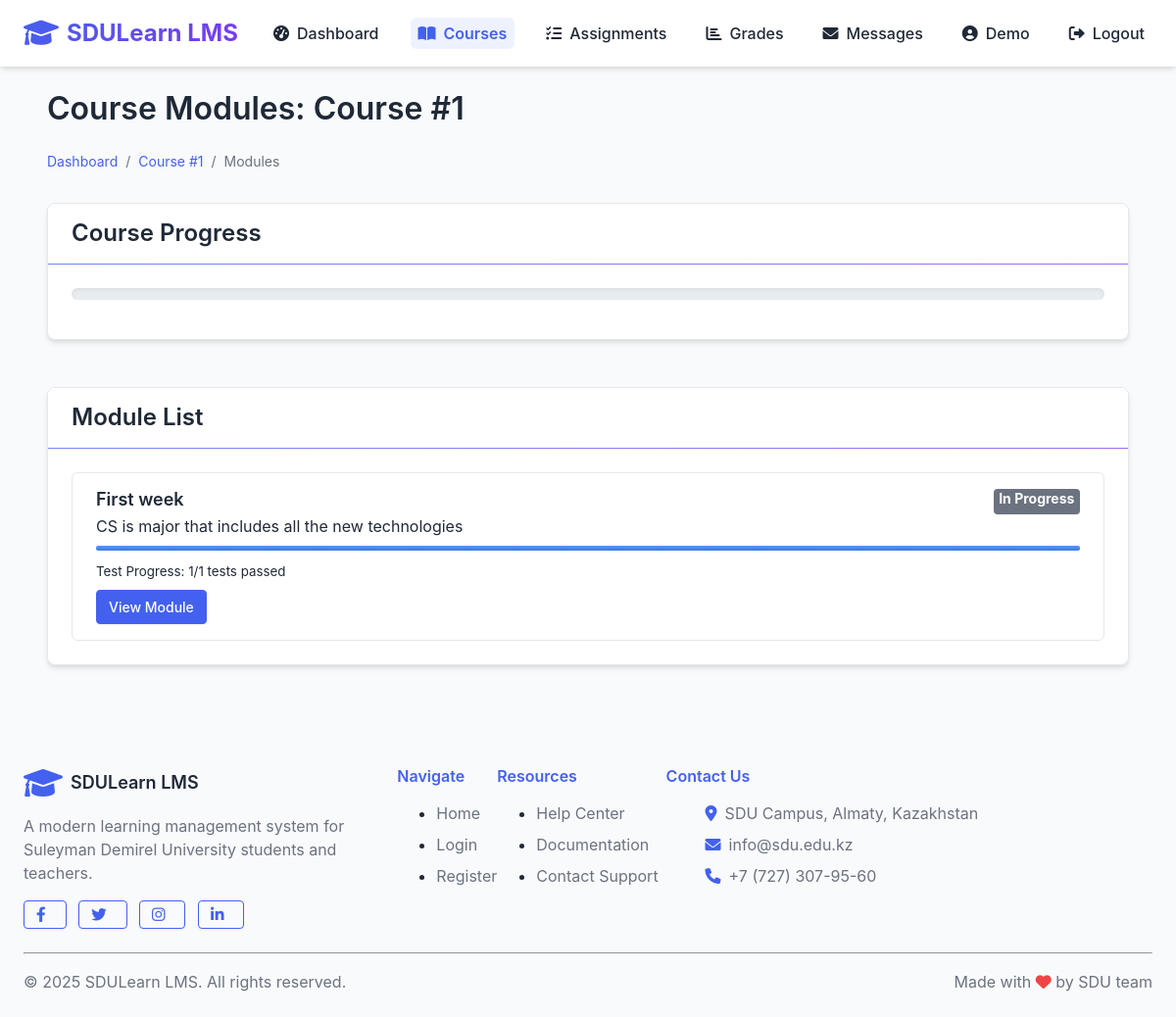
Screenshot of /student/courses/1/modules (signed in) with the database file from the repository.
### lms/models/user.py (models this page shows, shortened)
class User(db.Model, UserMixin):
    __tablename__ = 'users'
    id = db.Column(db.Integer, primary_key=True)
    first_name = db.Column(db.String(50), nullable=False)
    last_name = db.Column(db.String(50), nullable=False)
    email = db.Column(db.String(120), unique=True, nullable=False)
    password_hash = db.Column(db.String(256), nullable=False)
    role_id = db.Column(db.Integer, db.ForeignKey('roles.id'), nullable=False)
    is_active = db.Column(db.Boolean, default=True)
    created_at = db.Column(db.DateTime, default=datetime.utcnow)
    updated_at = db.Column(db.DateTime, default=datetime.utcnow, onupdate=datetime.utcnow)
    certificate_path = db.Column(db.String(255), nullable=True, default=None)
    certificate_verified = db.Column(db.Boolean, nullable=True, default=False)
    certificate_submitted_at = db.Column(db.DateTime, nullable=True, default=None)
    created_courses = db.relationship('Course', backref='teacher', lazy='dynamic')
    enrollments = db.relationship('Enrollment', back_populates='student', lazy='dynamic')
    submissions = db.relationship('Submission', back_populates='student', lazy='dynamic')
    @property
    def password(self):
        raise AttributeError('Password is not a readable attribute')
    def is_admin(self):
        return self.role.name == 'admin'
    def is_teacher(self):
        return self.role.name == 'teacher'
    def is_student(self):
        return self.role.name == 'student'

### lms/models/course.py (models this page shows, shortened)
class Course(db.Model):
    __tablename__ = 'courses'
    id = db.Column(db.Integer, primary_key=True)
    title = db.Column(db.String(100), nullable=False)
    description = db.Column(db.Text)
    category_id = db.Column(db.Integer, db.ForeignKey('categories.id'))
    teacher_id = db.Column(db.Integer, db.ForeignKey('users.id'), nullable=False)
    image_path = db.Column(db.String(255))
    is_active = db.Column(db.Boolean, default=True)  # New field for course activation status
    is_approved = db.Column(db.Boolean, default=False)  # Field for admin approval status
    created_at = db.Column(db.DateTime, default=datetime.utcnow)
    materials = db.relationship('Material', backref='course', lazy='dynamic', cascade="all, delete-orphan")
    assignments = db.relationship('Assignment', backref='course', lazy='dynamic', cascade="all, delete-orphan")
    enrollments = db.relationship('Enrollment', back_populates='course', lazy='dynamic', cascade="all, delete-orphan")
    modules = db.relationship('Module', backref='course', lazy='dynamic', cascade="all, delete-orphan")

class Module(db.Model):
    __tablename__ = 'modules'
    id = db.Column(db.Integer, primary_key=True)
    title = db.Column(db.String(100), nullable=False)
    description = db.Column(db.Text)
    order = db.Column(db.Integer, default=0)  # For ordering modules in a course
    course_id = db.Column(db.Integer, db.ForeignKey('courses.id'), nullable=False)
    created_at = db.Column(db.DateTime, default=datetime.utcnow)
    materials = db.relationship('Material', backref='module', lazy='dynamic', cascade="all, delete-orphan")
    tests = db.relationship('Test', backref='module', lazy='dynamic', cascade="all, delete-orphan")

### lms/routes/student.py (the view)
@student_bp.route('/courses/<int:course_id>/modules')
@login_required
@student_required
def view_course_modules(course_id):
    course = Course.query.get_or_404(course_id)
    enrollment = Enrollment.query.filter_by(
        student_id=current_user.id,
        course_id=course.id
    ).first()
    if not enrollment:
        flash('You must be enrolled in this course to view modules.', 'danger')
        return redirect(url_for('student.browse_courses'))
    modules = Module.query.filter_by(course_id=course.id).order_by(Module.order).all()
    module_data = []
    for module in modules:
        progress = ModuleProgress.query.filter_by(
            student_id=current_user.id,
            module_id=module.id
        ).first()
        test_count = Test.query.filter_by(module_id=module.id).count()
        passed_tests = 0
        tests = Test.query.filter_by(module_id=module.id).all()
        for test in tests:
            best_attempt = TestAttempt.query.filter_by(
                test_id=test.id,
                student_id=current_user.id,
                passed=True
            ).first()
            if best_attempt:
                passed_tests += 1
        test_completion = 0
        if test_count > 0:
            test_completion = (passed_tests / test_count) * 100
        module_data.append({
            'module': module,
            'completed': progress.completed if progress else False,
            'test_count': test_count,
            'passed_tests': passed_tests,
            'test_completion': test_completion
        })
    return render_template('student/view_course_modules.html',
                          course=course,
                          module_data=module_data,
                          enrollment=enrollment)

### app.py (called while the page is built)
@login_manager.user_loader
def load_user(user_id):
    return User.query.get(int(user_id))

### lms/routes/student.py (called while the page is built)
def student_required(f):
    @wraps(f)
    def decorated_function(*args, **kwargs):
        if not current_user.is_authenticated or not current_user.is_student():
            flash('You do not have permission to access this page.', 'danger')
            return redirect(url_for('auth.login'))
        return f(*args, **kwargs)
    return decorated_function

### lms/templates/student/view_course_modules.html (shortened to what this page needs)
{% extends 'base.html' %}
{% block content %}
<div class="container">
    <div class="row mb-4">
        <div class="col">
            <h1>Course Modules: {{ course.title }}</h1>
            <nav aria-label="breadcrumb">
                <ol class="breadcrumb">
                    <li class="breadcrumb-item"><a href="{{ url_for('student.dashboard') }}">Dashboard</a></li>
                    <li class="breadcrumb-item"><a href="{{ url_for('student.view_course', course_id=course.id) }}">{{ course.title }}</a></li>
                    <li class="breadcrumb-item active">Modules</li>
                </ol>
            </nav>
            <div class="card mb-4">
                <div class="card-header">
                    <h3>Course Progress</h3>
                </div>
                <div class="card-body">
                    <div class="progress mb-3">
                        {% set total_modules = module_data|length %}
                        {% set completed_modules = module_data|selectattr('completed')|list|length %}
                        {% set progress = (completed_modules / total_modules * 100) if total_modules > 0 else 0 %}
                    </div>
                </div>
            </div>
        </div>
    </div>
    <div class="row">
        <div class="col-md-12">
            <div class="card">
                <div class="card-header">
                    <h3>Module List</h3>
                </div>
                <div class="card-body">
                    {% if module_data %}
                        <div class="list-group">
                            {% for data in module_data %}
                                <div class="list-group-item">
                                    <div class="d-flex w-100 justify-content-between">
                                        <h5 class="mb-1">{{ data.module.title }}</h5>
                                        {% if data.completed %}
                                            <span class="badge badge-success">Completed</span>
                                        {% else %}
                                            <span class="badge badge-secondary">In Progress</span>
                                        {% endif %}
                                    </div>
                                    <p class="mb-1">{{ data.module.description|truncate(200) }}</p>
                                    <div class="progress mt-2 mb-2" style="height: 5px;">
                                        <div class="progress-bar bg-info" role="progressbar"
                                             style="width: {{ data.test_completion }}%"
                                             aria-valuenow="{{ data.test_completion }}"
                                             aria-valuemin="0" aria-valuemax="100"></div>
                                    </div>
                                    <small>
                                        Test Progress: {{ data.passed_tests }}/{{ data.test_count }} tests passed
                                    </small>
                                    <div class="mt-2">
                                        <a href="{{ url_for('student.view_module', module_id=data.module.id) }}" class="btn btn-sm btn-primary">View Module</a>
                                    </div>
                                </div>
                            {% endfor %}
                        </div>
                    {% else %}
                        <div class="alert alert-info">This course doesn't have any modules yet.</div>
                    {% endif %}
                </div>
            </div>
        </div>
    </div>
</div>
{% endblock %}

### lms/templates/base.html (shortened to what this page needs)
<!DOCTYPE html>
<html lang="en">
<head>
    <link rel="stylesheet" href="{{ url_for('static', filename='css/styles.css') }}">
    <link rel="stylesheet" href="https://cdnjs.cloudflare.com/ajax/libs/font-awesome/6.0.0-beta3/css/all.min.css">
</head>
<body>
    <nav class="navbar">
        <div class="container navbar-container">
            <a href="/" class="navbar-logo">
                <i class="fas fa-graduation-cap"></i> SDULearn LMS
            </a>
            <ul class="navbar-links" id="navbar-links">
                {% if current_user.is_authenticated %}
                    {% if current_user.is_admin() %}
                        <li><a href="{{ url_for('admin.dashboard') }}" {% if request.path.startswith('/admin/dashboard') %}class="active"{% endif %}><i class="fas fa-tachometer-alt"></i> Dashboard</a></li>
                        <li><a href="{{ url_for('admin.manage_users') }}" {% if request.path.startswith('/admin/users') %}class="active"{% endif %}><i class="fas fa-users"></i> Users</a></li>
                        <li><a href="{{ url_for('admin.manage_teachers') }}" {% if request.path.startswith('/admin/teachers') %}class="active"{% endif %}><i class="fas fa-chalkboard-teacher"></i> Teachers</a></li>
                        <li><a href="{{ url_for('admin.manage_courses') }}" {% if request.path.startswith('/admin/courses') %}class="active"{% endif %}><i class="fas fa-book"></i> Courses</a></li>
                        <li><a href="{{ url_for('messages.inbox') }}" {% if request.path.startswith('/messages') %}class="active"{% endif %}><i class="fas fa-envelope"></i> Messages
                            <span id="messages-unread-badge" class="badge badge-danger" style="display: none;"></span>
                        </a></li>
                    {% elif current_user.is_student() %}
                        <li><a href="{{ url_for('student.dashboard') }}" {% if request.path.startswith('/student/dashboard') %}class="active"{% endif %}><i class="fas fa-tachometer-alt"></i> Dashboard</a></li>
                        <li><a href="{{ url_for('student.browse_courses') }}" {% if request.path.startswith('/student/courses') %}class="active"{% endif %}><i class="fas fa-book-open"></i> Courses</a></li>
                        <li><a href="{{ url_for('student.my_assignments') }}" {% if request.path.startswith('/student/assignments') %}class="active"{% endif %}><i class="fas fa-tasks"></i> Assignments</a></li>
                        <li><a href="{{ url_for('student.view_grades') }}" {% if request.path.startswith('/student/grades') %}class="active"{% endif %}><i class="fas fa-chart-bar"></i> Grades</a></li>
                        <li><a href="{{ url_for('messages.inbox') }}" {% if request.path.startswith('/messages') %}class="active"{% endif %}><i class="fas fa-envelope"></i> Messages
                        </a></li>
                    {% endif %}
                    <li><a href="{{ url_for('auth.profile') }}" {% if request.path.startswith('/auth/profile') %}class="active"{% endif %}><i class="fas fa-user-circle"></i> {{ current_user.first_name }}</a></li>
                    <li><a href="{{ url_for('auth.logout') }}"><i class="fas fa-sign-out-alt"></i> Logout</a></li>
                {% endif %}
            </ul>
        </div>
    </nav>
    <div class="container py-4">
        {% block content %}{% endblock %}
    </div>
    <footer class="bg-white py-4 mt-5 border-top">
        <div class="container">
            <div class="row">
                <div class="col-md-4">
                    <div class="d-flex align-items-center mb-3">
                        <i class="fas fa-graduation-cap text-primary mr-2" style="font-size: 2rem;"></i>
                        <h5 class="mb-0">SDULearn LMS</h5>
                    </div>
                    <p class="text-muted">A modern learning management system for Suleyman Demirel University students and teachers.</p>
                    <div class="mt-3">
                        <a href="#" class="btn btn-sm btn-outline-primary mr-2"><i class="fab fa-facebook-f"></i></a>
                        <a href="#" class="btn btn-sm btn-outline-primary mr-2"><i class="fab fa-twitter"></i></a>
                        <a href="#" class="btn btn-sm btn-outline-primary mr-2"><i class="fab fa-instagram"></i></a>
                        <a href="#" class="btn btn-sm btn-outline-primary"><i class="fab fa-linkedin-in"></i></a>
                    </div>
                </div>
                <div class="col-md-2">
                    <h6 class="mb-3 text-primary">Navigate</h6>
                    <ul class="list-unstyled">
                        <li class="mb-2"><a href="/" class="text-muted">Home</a></li>
                        <li class="mb-2"><a href="/auth/login" class="text-muted">Login</a></li>
                        <li class="mb-2"><a href="/auth/register" class="text-muted">Register</a></li>
                    </ul>
                </div>
                <div class="col-md-2">
                    <h6 class="mb-3 text-primary">Resources</h6>
                    <ul class="list-unstyled">
                        <li class="mb-2"><a href="#" class="text-muted">Help Center</a></li>
                        <li class="mb-2"><a href="#" class="text-muted">Documentation</a></li>
                        <li class="mb-2"><a href="#" class="text-muted">Contact Support</a></li>
                    </ul>
                </div>
                <div class="col-md-4">
                    <h6 class="mb-3 text-primary">Contact Us</h6>
                    <ul class="list-unstyled">
                        <li class="mb-2 d-flex align-items-center">
                            <i class="fas fa-map-marker-alt text-primary mr-2"></i>
                            <span class="text-muted">SDU Campus, Almaty, Kazakhstan</span>
                        </li>
                        <li class="mb-2 d-flex align-items-center">
                            <i class="fas fa-envelope text-primary mr-2"></i>
                            <span class="text-muted">info@sdu.edu.kz</span>
                        </li>
                        <li class="mb-2 d-flex align-items-center">
                            <i class="fas fa-phone text-primary mr-2"></i>
                            <span class="text-muted">+7 (727) 307-95-60</span>
                        </li>
                    </ul>
                </div>
            </div>
            <hr class="mt-4 mb-3">
            <div class="d-flex justify-content-between align-items-center">
                <p class="mb-0 text-muted">© 2025 SDULearn LMS. All rights reserved.</p>
                <p class="mb-0 text-muted">Made with <i class="fas fa-heart text-danger"></i> by SDU team</p>
            </div>
        </div>
    </footer>
</body>
</html>

### rows the page displays
User: first_name "Demo"
Course: title "Course #1"
Module: module "First week", module.description "CS is major that includes all the new technologies"

### other values shown
{{ data.passed_tests }} "1"
{{ data.test_count }} "1"
